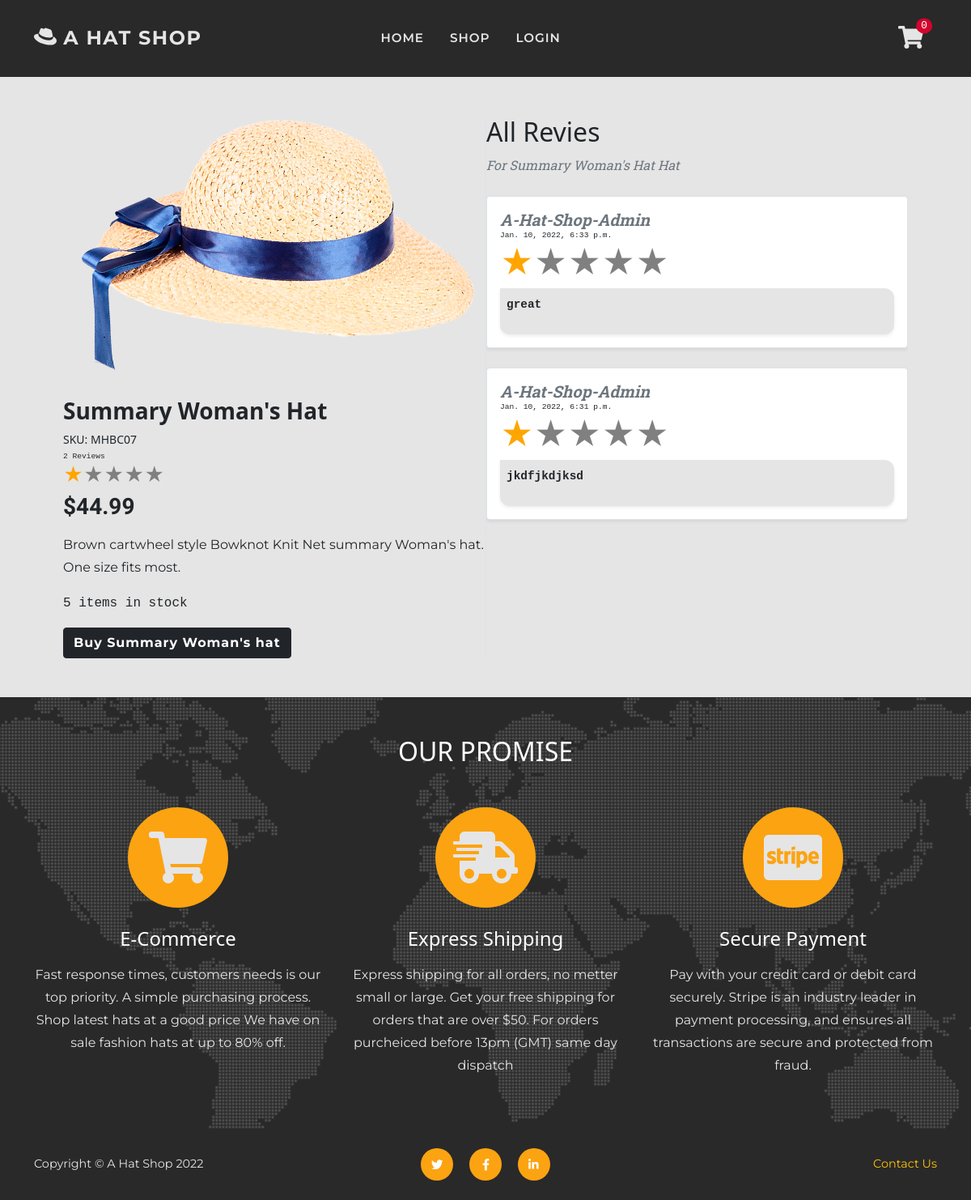
Page /review/all/2/ on the committed database.
### shop/models.py (models this page shows, shortened)
class Product(models.Model):
    sku = models.CharField(max_length=60)
    category = models.ForeignKey(
        'Category', null=True, blank=True,
        on_delete=models.SET_NULL)
    style = models.CharField(max_length=60)
    color = models.CharField(max_length=60)
    name = models.CharField(max_length=60)
    description = models.TextField(max_length=250)
    price = models.DecimalField(
        max_digits=6, decimal_places=2)
    image = models.ImageField(null=True, blank=True)
    sale = models.BooleanField(default=False)
    sale_price = models.DecimalField(
        max_digits=6, decimal_places=2,
        null=True, blank=True)
    item_count = models.IntegerField(
        blank=False, null=False, default=0)
    rating = models.DecimalField(
        max_digits=6, decimal_places=2,
        null=True, blank=True)
    rating_counter = models.PositiveSmallIntegerField(default=0)

### reviews/models.py (models this page shows, shortened)
class ProductReview(models.Model):
    CHOICES = [(i, i) for i in range(6)]
    user_profile = models.ForeignKey(
        User, on_delete=models.CASCADE,
        related_name='user_review')
    product = models.ForeignKey(
        Product, on_delete=models.CASCADE,
        related_name='product_review')
    rating = models.PositiveSmallIntegerField(
        default=5, choices=CHOICES)
    review = models.TextField(max_length=500)
    order = models.ForeignKey(
        Order, on_delete=models.CASCADE,
        related_name='order_review', null=True)
    date = models.DateTimeField(auto_now_add=True)

### reviews/views.py (the view)
# urls.py: path('all/<int:item_id>/', views.all_reviews, name='all_reviews'),
def all_reviews(request, item_id):
    item = get_object_or_404(Product, pk=item_id)
    reviews = item.product_review.all()
    context = {
        'item': item,
        'reviews': reviews,
    }
    return render(request, 'review/reviews.html', context)

### cart/contexts.py (called while the page is built, shortened)
def cart_contents(request):
    cart_items = []
    total = 0
    before = 0
    item_count = 0
    availability = 0
    cart = request.session.get('cart', {})
    if total < 50:
        delivery = total * Decimal(10 / 100)
        free_deivery = 50 * total
    else:
        delivery = 0
        free_deivery = 0
    delivery = round(delivery, 2)
    grand_total = delivery + total
    grand_total = round(grand_total, 2)
    context = {
        'cart_items': cart_items,
        'total': total,
        'before': before,
        'item_count': item_count,
        'delivery': delivery,
        'free_deivery': free_deivery,
        'deivery_treshold': 10,
        'grand_total': grand_total,
    }
    return context

### reviews/contexts.py (called while the page is built)
def review_context(request):
    review_items = ProductReview.objects.all()
    context = {
        'review_items': review_items,
    }
    return context

### support/contexts.py (called while the page is built, shortened)
def message_context(request):
    unread_messages_count = 0
    user_messages = None
    all_messages = Message.objects.all()
    context = {
        'unread_messages_count': unread_messages_count,
        'user_messages': user_messages,
    }
    return context

### reviews/templates/review/reviews.html
{% extends 'base.html' %}
{% load static %}
{% block page_header %}
<header class="py-5">
</header>
{% endblock %}
{% block content %}
<section class="page-section">
    <div class="container px-lg-5">
        <div class="item d-md-flex">
            {% include 'includes/review-product.html' %}
            <div class="col-md-6 border-start review-container">
                <h2 class="">All Revies</h2>
                <p class="m-0 text-muted text-italic text-capitalize">For {{ item.name }} hat</p>
                {% for review in reviews reversed %}
                <div class="mt-4 shadow-sm border rounded p-3 bg-white">
                    <h5 class="m-0 fw-bolder text-muted text-italic text-capitalize">{{ review.user_profile }}</h5>
                    {% include 'includes/reviews-stars.html' %}
                </div>
                {% endfor %}
            </div>
        </div>
    </div>
</section>
{% endblock %}

### reviews/templates/includes/review-product.html (shortened to what this page needs)
{% load thumbnail %}
<div class="col-md-6 mb-4 mb-md-0">
    <div class="position-relative mb-3">
        {% thumbnail item.image "500" as im %}
        <img class="card-img-top mb-md-0" src="{{ im.url }}" alt="{{ item.name }}" />
        {% endthumbnail %}
    </div>
    <h3 class="fw-bolder text-capitalize">{{ item.name }}</h3>
    <div class="small mb-1">SKU: {{ item.sku }}</div>
    {% include 'includes/stars.html' %}
    <div class="fs-5 mb-3">
        {% if item.sale %}
        <span class="text-decoration-line-through h3 text-danger numbers-font">${{ item.price }}</span>
        <span class="text-danger h3 numbers-font fw-bolder">${{ item.sale_price }} </span>
        {% else %}
        <span class="numbers-font h3 fw-bolder">${{ item.price }} </span>
        {% endif %}
    </div>
    <p class="font-text">{{ item.description }}</p>
    {% if item.item_count == 0 %}
    <p class="text-danger font-monospace">{{ item.item_count }} Out of stock</p>
    {% elif item.item_count < 5  %}
    <p class="text-danger font-monospace">
        Only {{ item.item_count }} left in stock.
    </p>
    {% else %}
    <p class="font-monospace">{{ item.item_count }} items in stock</p>
    {% endif %}
    <a href="{% url 'shop_item' item.id %}" class="btn btn-dark">Buy {{ item.name }}</a>
</div>

### reviews/templates/includes/stars.html (shortened to what this page needs)
<div class="star_container">
    {% if product.rating %}
    <div class="my-auto text-primary p-0 me-2 time font-monospace">{{ product.rating_counter }} Reviews</div>
    <a href="{% url 'all_reviews' product.id %}">
    <div class="stars h4"
        style="background-image: linear-gradient(to right, orange, orange {% widthratio product.rating 5 100 %}%, gray {% widthratio product.rating 5 100 %}%, gray 100%)">
        ★★★★★
    </div>
    </a>
    {% elif item.rating %}
    <div class="my-auto text-primary time font-monospace p-0 me-2">{{ item.rating_counter }} Reviews</div>
    <a href="{% url 'all_reviews' item.id %}">
    <div class="stars h4"
        style="background-image: linear-gradient(to right, orange, orange {% widthratio item.rating 5 100 %}%, gray {% widthratio item.rating 5 100 %}%, gray 100%)">
    </div>
    </a>
    {% else %}
    <div class="my-auto time font-monospace text-primary p-0 me-2">No Reviews yet</div>
    <div class="stars h4" style="background-image: linear-gradient(to right, gray, gray)">
        ★★★★★
    </div>
    {% endif %}
</div>

### reviews/templates/includes/reviews-stars.html (shortened to what this page needs)
<div>
    <p class="m-0 time font-monospace">{{ review.date }}</p>
    <div class="stars h1"
        style="background-image: linear-gradient(to right, orange, orange {% widthratio review.rating 5 100 %}%, gray {% widthratio review.rating 5 100 %}%, gray 100%)">
    </div>
    <div class="text bg-light p-2 shadow-sm">
        <p class="message fw-bolder font-monospace">{{ review.review }}</p>
    </div>
</div>

### static/css/base.css (style rules this page uses)
:root { --bs-warning: #fca311; --bs-white: #ffffff; --bs-gray: #292929; --bs-light: #e5e5e5; --bs-dark: #000000; --bs-danger: #d2042d; --bs-success: #6a994e; --bs-primary: #292929; --bs-secondary: #e5e5e5; --bs-primary-rgb: 41, 41, 41; --bs-secondary-rgb: 229, 229, 229; --bs-warning-rgb: 252, 163, 17; --bs-success-rgb: 106, 153, 78; --bs-danger-rgb: 210, 4, 45; --bs-white-rgb: 255, 255, 255; --bs-light-rgb: 229, 229, 229; --bs-dark-rgb: 0, 0, 0; }
.font-text { font-family: "Montserrat", sans-serif; }
.text-italic { font-weight: 400; font-style: italic; font-family: "Roboto Slab", sans-serif; }
html { scroll-padding-top: 4.5rem; scroll-behavior: smooth; }
body { position: relative; overflow-x: hidden; background-color: #e5e5e5; }
p { line-height: 1.75; }
a { color: blue; }
.text { border-radius: 0 12px 12px 12px; }
.numbers-font { font-family: 'Itim', cursive; }
section, .page-section { padding: 3rem 0; min-height: 50vh; }
@media (min-width: 768px) { section { padding: 6rem 0; } }
.btn { font-family: "Montserrat", sans-serif; font-weight: 700; letter-spacing: .06rem; }
.time { font-size: .6rem; }
.message { font-size: .9rem; }

### reviews/static/css/reviews.css (style rules this page uses)
.stars { background-clip: text; -webkit-background-clip: text; -webkit-text-fill-color: transparent; color: transparent; width: fit-content; }
.star_container a { text-decoration: none; }
a .stars { transition: all 250ms; }
.review-container { overflow: auto; }
@media (min-width: 768px) { .review-container { max-height: 90vh; } }

### static/css/forms.css (style rules this page uses)
::placeholder { font-family: "Montserrat", sans-serif; font-weight: 700; color: #c5c5c5 !important; }

### rows in the picture
Product: name "Summary Woman's Hat", sku "MHBC07", rating_counter "2", price "44.99", description "Brown cartwheel style Bowknot Knit Net summary Woman's hat. One size fits most.", item_count "5", name "Summary Woman's hat"
ProductReview: user_profile "A-Hat-Shop-Admin", date "Jan. 10, 2022, 6:33 p.m.", review "great"
ProductReview: user_profile "A-Hat-Shop-Admin", date "Jan. 10, 2022, 6:31 p.m.", review "jkdfjkdjksd"

### other values in the picture
{{ item_count }} "0"
